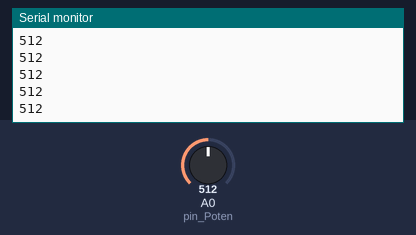
A sketch run on a simulated Arduino Uno, built with avr-gcc and run on an emulated ATmega328P. Shown: the last lines printed to the serial monitor. The inputs (shaded band) are chosen by the test bench; at power-on: A0 (pin_Poten) = 512.

Above: at 1.2 s.
1.3 s: A0 (pin_Poten) set to 716
At 1.9 s:
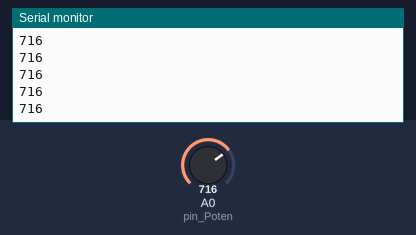
2.8 s: A0 (pin_Poten) set to 900
At 3.5 s:
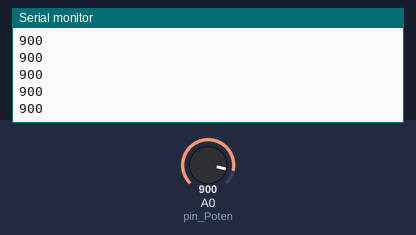
Timing chart, 0 to 5.8 s (numbered marks = the images above; inputs shaded):
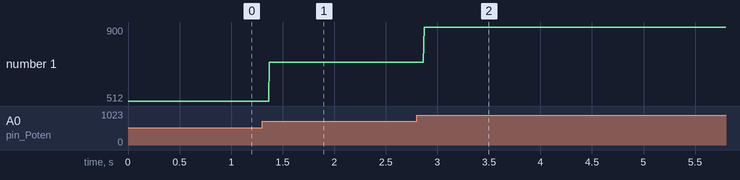

The sketch:

sketch_sep15f.ino
```cpp
int pin_Poten = A0;
void setup() {
Serial.begin(9600);
pinMode(pin_Poten, INPUT);
}
void loop() {
int readValue = analogRead(pin_Poten);
Serial.println(readValue);
}
```

Measured:
- after the input at 1.3 s, the serial monitor: prints a new line after 0.07 s (image 1)
- after the input at 2.8 s, the serial monitor: prints a new line after 0.07 s (image 2)
- plotted number 1: 512 → 716 after the input at 1.3 s, 716 → 900 after the input at 2.8 s
